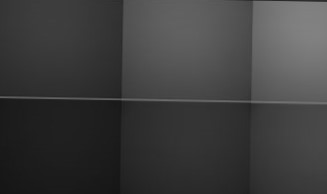
#> input picture copy.jpg, 327 x 194 px
$ python SimpleThresholdingIn_OpenCV.py
#> lines starting #> are read from the running program, lines starting #| are printed output that depends on the picture; after the words box and inside, x2 and y2 are one past the last pixel; in counts of white or black regions, pixels touching at a corner belong together
import cv2
img= cv2.imread("copy.jpg", 0)
#> img is the input picture: shape (194, 327); min 20, max 129, mean 61.3
_,th1=cv2.threshold(img,70,255, cv2.THRESH_BINARY)
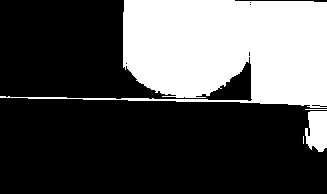
#> th1: shape (194, 327); 31.9% white; 4 white regions (1 under 20 px), largest, box (x1, y1, x2, y2) and area: (0, 0, 327, 108) 19462, (305, 111, 327, 152) 740, (305, 109, 327, 110) 22
_,th2=cv2.threshold(img,70,255, cv2.THRESH_BINARY_INV)
_,th3=cv2.threshold(img,70,255, cv2.THRESH_TRUNC) #if pixel value if les or equl 70
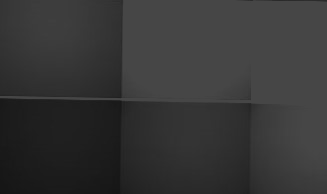
#> th3: shape (194, 327); min 20, max 70, mean 53.7
# then it remain unchange# and if more than 70 it will be fixed to 70
_,th4=cv2.threshold(img,70,255, cv2.THRESH_TOZERO)#if pixel value if greater or equl 70
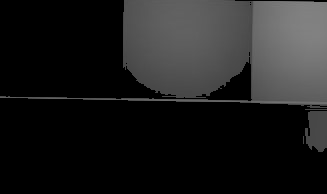
#> th4: shape (194, 327); min 0, max 129, mean 30
# then it remain unchange# and if less than 70 it will be fixed to 0
_,th5=cv2.threshold(img,70,255, cv2.THRESH_TOZERO_INV)
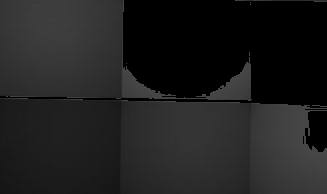
#> th5: shape (194, 327); min 0, max 70, mean 31.3
_,th6=cv2.threshold(img,70,255, cv2.THRESH_TRIANGLE)
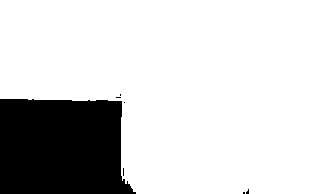
#> th6: shape (194, 327); 81.8% white; 7 black regions (6 under 20 px), largest, box (x1, y1, x2, y2) and area: (0, 99, 136, 194) 11524
_,th7=cv2.threshold(img,70,255, cv2.THRESH_MASK)
#> th7: shape (194, 327); every value is 0
_,th8=cv2.threshold(img,70,255, cv2.THRESH_OTSU)
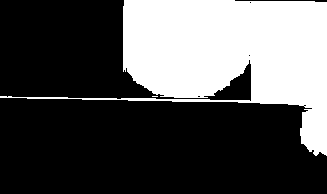
#> th8: shape (194, 327); 32.9% white; 2 white regions (1 under 20 px), largest, box (x1, y1, x2, y2) and area: (0, 0, 327, 156) 20868


# [14 lines of commented-out code are left out]

from matplotlib import pyplot as plt
titles= ["orignal","THRESH_BINARY","THRESH_BINARY_INV","THRESH_TRUNC",
         "THRESH_TOZERO","THRESH_TOZERO_INV","THRESH_TRIANGLE","THRESH_MASK","THRESH_OTSU"]
images=[img,th1,th2,th3,th4,th5,th6,th7,th8]

for i in range(9):
    plt.subplot(3,3,i+1),plt.imshow(images[i],"gray")
    plt.title(titles[i])
    plt.xticks([]),plt.yticks([])


plt.show()
